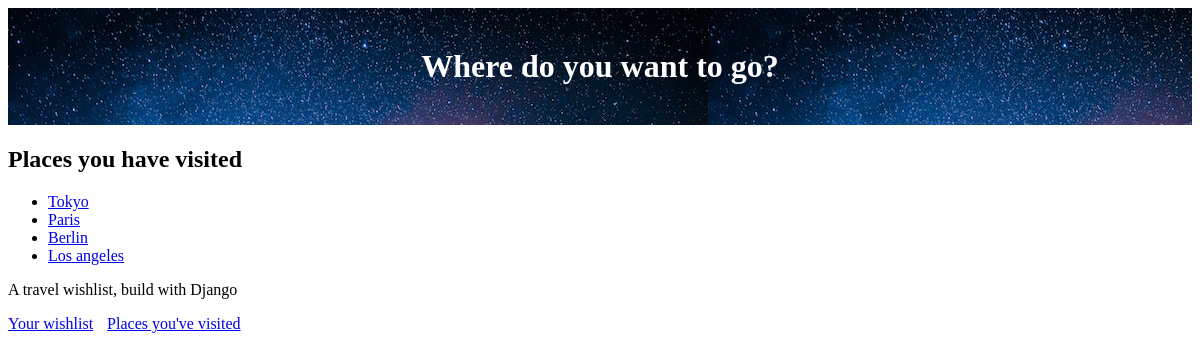
/visited (signed in), run on an earlier commit of the app's database.
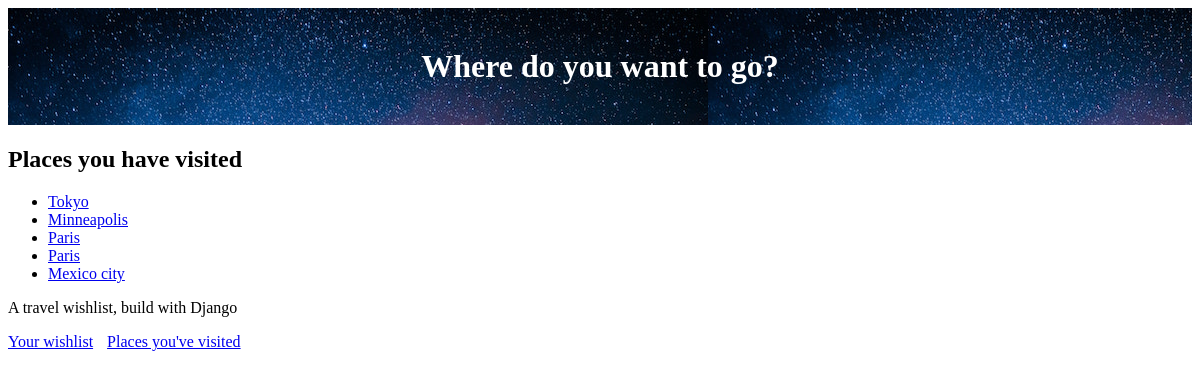
And on a later commit of the database.
### travelWishlist/models.py (models this page shows)
class Place(models.Model):
    user = models.ForeignKey('auth.User', null=False, on_delete=models.CASCADE)
    name = models.CharField(max_length=200)
    visited = models.BooleanField(default=False)
    notes = models.TextField(blank=True, null=True)
    date_visited = models.DateField(blank=True, null=True)
    photo = models.ImageField(upload_to='user_images/', blank=True, null=True)

### travelWishlist/views.py (the view)
# urls.py: path('visited', views.places_visited, name='places_visited'),
@login_required()
def places_visited(request):
    visited = Place.objects.filter(visited=True)
    return render(request, 'travelWishlist/visited.html', {'visited': visited})

### travelWishlist/templates/travelWishlist/visited.html
{% extends 'travelWishlist/base.html' %}
{% block content %}
<h2>Places you have visited</h2>
{% if visited %}
<ul>
    {% for place in visited %}
        <li>
            <a href="{% url 'place_details' place.pk %}"> {{ place.name}} </a>
        </li>
    {% endfor %}
</ul>
{% else %}
<p>You have not visited any places yet</p>
{% endif %}
{% endblock %}

### travelWishlist/templates/travelWishlist/base.html (shortened to what this page needs)
{% load static %}
<html>
<head>
        <link rel="stylesheet" href="https://cdn.jsdelivr.net/npm/sakura.css/css/sakura.css" type="text/css">
        <link rel="stylesheet" href="{% static 'css/style.css' %}" type="text/css">
</head>
<h1 id="site-header">Where do you want to go?</h1>
<body>
    {% block content %}
    {% endblock %}
</body>
<div>
    <p>A travel wishlist, build with Django </p>
    <a class="nav-link" href="{% url 'place_list' %}">Your wishlist</a>
    <a class="nav-link" href="{% url 'places_visited' %}">Places you've visited</a>
</div>
</html>

### travelWishlist/templates/travelWishlist/static/style.css (style rules this page uses)
#site-header { background: url('../img/jtree.jpg') 0 0 repeat-x; color: white; padding: 40px 0 40px 0px; text-align: center; }
.nav-link { margin-right: 10px; }

What changed in the data, as far as the page shows it:
removed Place: name "Berlin"
removed Place: name "Los angeles"
added Place: name "Minneapolis"
added Place: name "Paris"
added Place: name "Mexico city"
